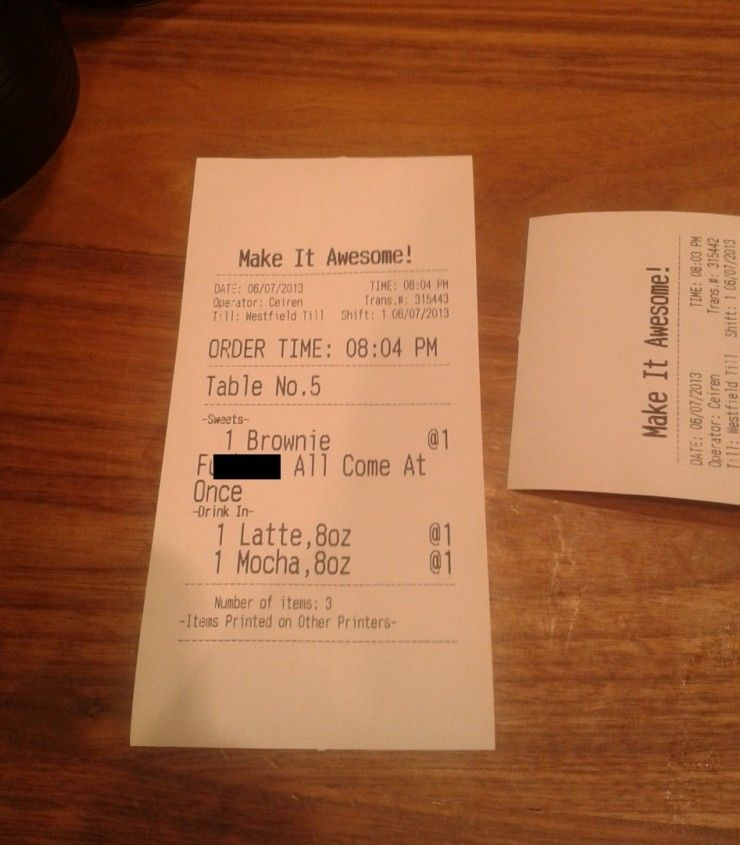
#> input picture images/test1.jpg, 740 x 845 px, found by its file name
$ python scan.py   (Python 2 division)
#> lines starting #> are read from the running program, lines starting #| are printed output that depends on the picture; after the words box and inside, x2 and y2 are one past the last pixel; in counts of white or black regions, pixels touching at a corner belong together
### rectangles.py
import numpy as np

def rectify(h):
    h = h.reshape((4,2))
    hnew = np.zeros((4,2),dtype = np.float32)

    add = h.sum(1)
    hnew[0] = h[np.argmin(add)]
    hnew[2] = h[np.argmax(add)]

    diff = np.diff(h,axis = 1)
    hnew[1] = h[np.argmin(diff)]
    hnew[3] = h[np.argmax(diff)]

    return hnew

### scan.py
import cv2
import numpy as np
import rectangles
import matplotlib.pyplot as plt

ig= cv2.imread('H:\\PyScanner\\images\\test1.jpg')
#> ig is the input picture: shape (845, 740, 3); mean B, G, R 60.9, 97, 157.4

ig= cv2.resize(ig, (1500, 880))
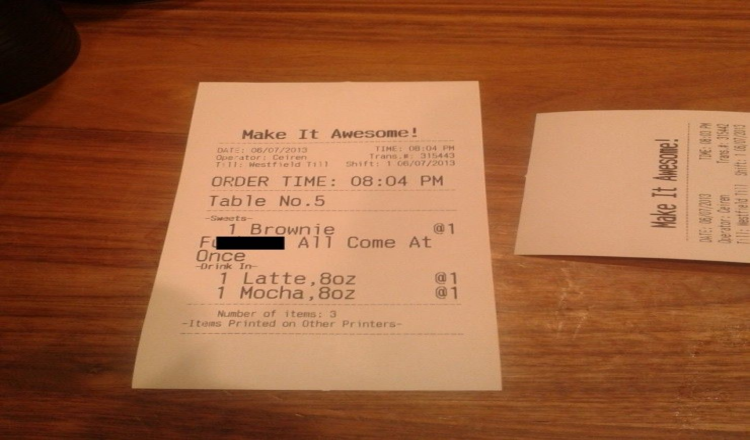
#> ig: shape (880, 1500, 3) (shown at 1/2 size); mean B, G, R 60.8, 96.9, 157.2
orig = ig.copy()

gray_scaled = cv2.cvtColor(ig, cv2.COLOR_BGR2GRAY)
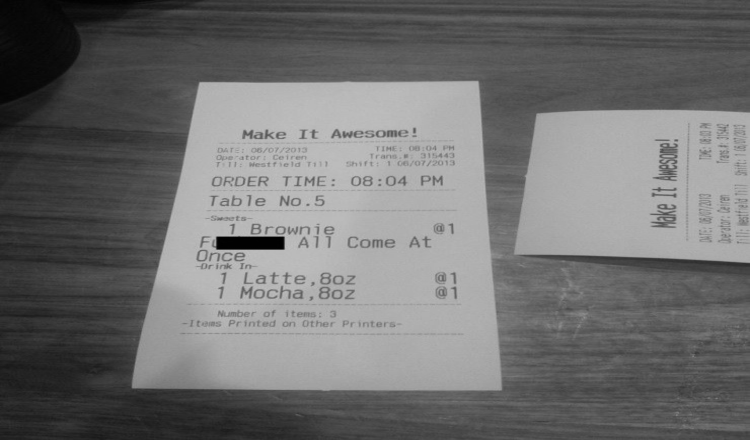
#> gray_scaled: shape (880, 1500) (shown at 1/2 size); min 0, max 201, mean 110.8
blurred = cv2.GaussianBlur(gray_scaled, (5, 5), 0)

cny = cv2.Canny(blurred, 0, 50)
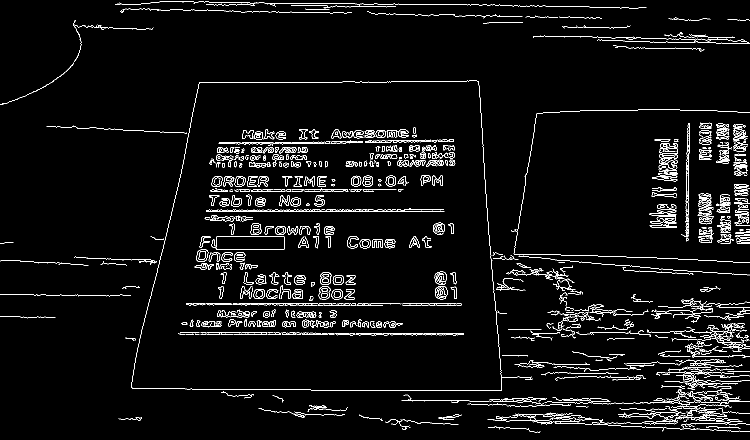
#> cny: shape (880, 1500) (shown at 1/2 size); 4.1% white in thin lines or dots
orig_edged = cny.copy()

(contours, _) = cv2.findContours(cny, cv2.RETR_LIST, cv2.CHAIN_APPROX_NONE)
#> contours = 1258 contours, 757 with area under 20; largest, box (x1, y1, x2, y2) and area: (263, 161, 1066, 782) 399706, (263, 161, 1004, 782) 399699, (423, 472, 570, 500) 3566, (431, 472, 570, 500) 3554, (412, 416, 889, 424) 911
contours = sorted(contours, key=cv2.contourArea, reverse=True)

for c in contours:
    p = cv2.arcLength(c, True)
    approx = cv2.approxPolyDP(c, 0.02 * p, True)

    if len(approx) == 4:
        target = approx
        break
#> this loop made 2 passes
#> (p, target) on pass 2: (2641.3, [[957, 164], [1002, 780], [263, 774], [400, 164]])
#> p on pass 1: 2812.3
print target
#| [[[ 957  164]]
#|  [[1002  780]]
#|  [[ 263  774]]
#|  [[ 400  164]]]
print target.shape
#| (4, 1, 2)
approx = rectangles.rectify(target)
#> in rectify, `h = h.reshape((4,2))`: h = [[957, 164], [1002, 780], [263, 774], [400, 164]]
#> in rectify, `add = h.sum(1)`: add = [1121, 1782, 1037, 564]
#> in rectify, `diff = np.diff(h,axis = 1)`: diff = [-793, -222, 511, -236]
#> approx = [[400, 164], [957, 164], [1002, 780], [263, 774]]
print '\n--------------------------------------------------------------\n'
print approx
#| [[ 400.  164.]
#|  [ 957.  164.]
#|  [1002.  780.]
#|  [ 263.  774.]]
print approx.shape
#| (4, 2)
pts2 = np.float32([[0,0],[800,0],[800,800],[0,800]])
print '\n--------------------------------------------------------------\n'
print pts2
M = cv2.getPerspectiveTransform(approx, pts2)
#> M = [[1.6, 0.358, -697.2], [-5.67e-17, 1.92, -314.6], [1.47e-05, 0.000593, 1]]
dst = cv2.warpPerspective(orig, M, (800,800))
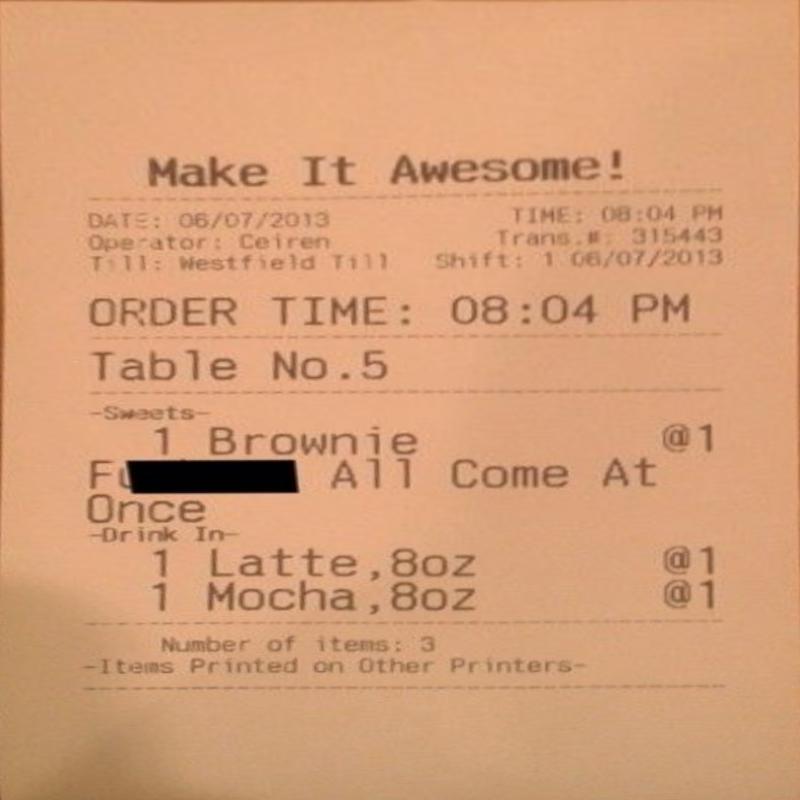
#> dst: shape (800, 800, 3); mean B, G, R 120.7, 159.4, 213.5

dst = cv2.cvtColor(dst, cv2.COLOR_BGR2GRAY)
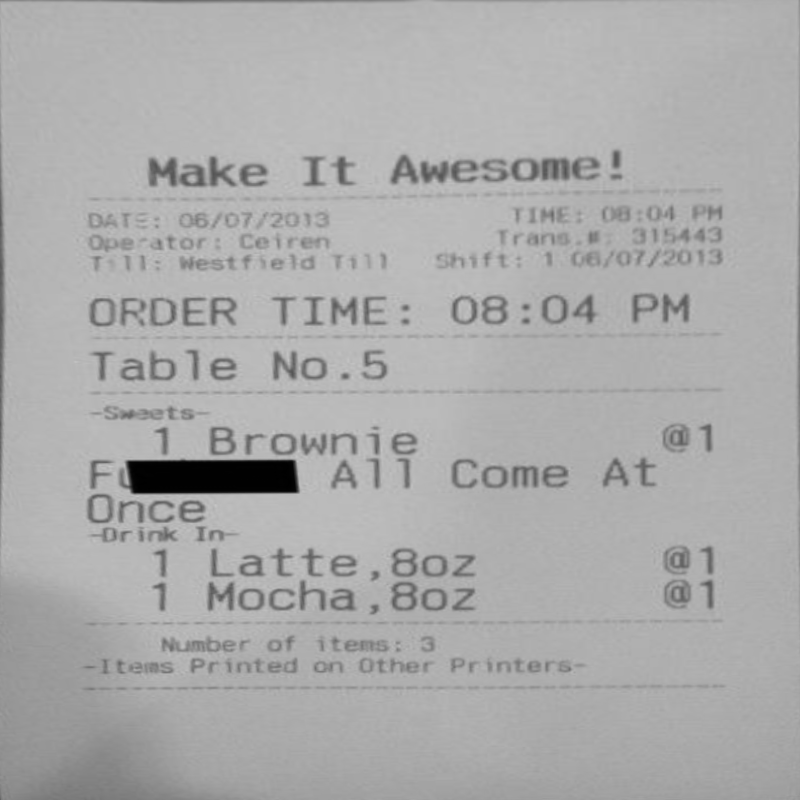
#> dst: shape (800, 800); min 0, max 198, mean 171.2

cv2.imshow("dst.jpg", dst)
cv2.waitKey(0)
cv2.destroyAllWindows()

$ run again, with images/test2.jpg copied over images/test1.jpg
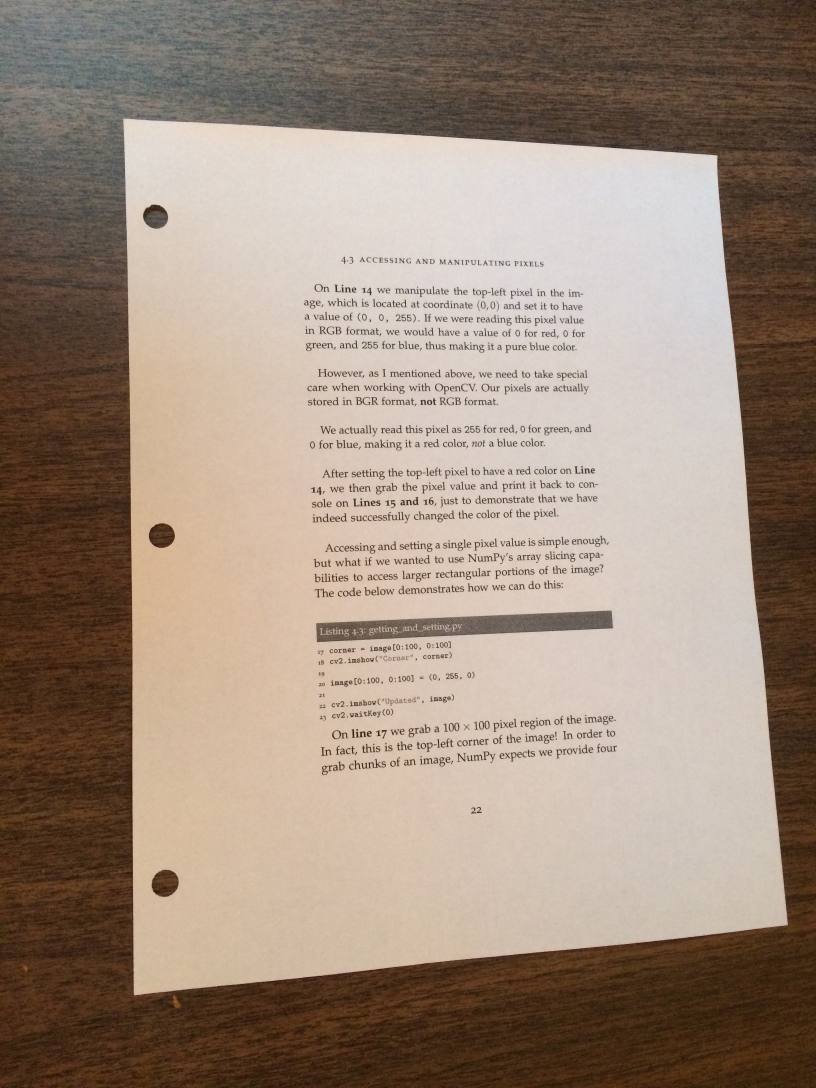
#> input picture images/test2.jpg, 2448 x 3264 px, found by its file name (shown at 1/3 size)
#> ig is the input picture: shape (3264, 2448, 3); mean B, G, R 123.7, 138.6, 156.7
#> ig: shape (880, 1500, 3)
#> `cny = cv2.Canny(blurred, 0, 50)`:
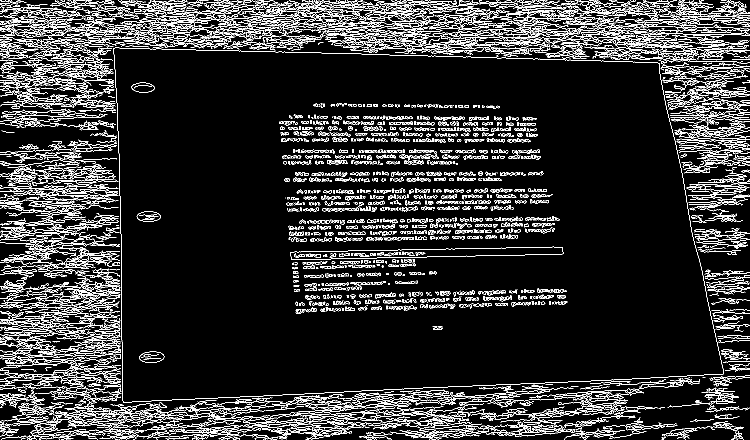
#> cny: shape (880, 1500) (shown at 1/2 size); 11.7% white in thin lines or dots
#> contours = 4410 contours, 3259 with area under 20; largest, box (x1, y1, x2, y2) and area: (227, 95, 1448, 806) 762020, (227, 95, 1448, 806) 762018, (581, 493, 1127, 520) 8128, (581, 493, 1127, 520) 8126, (720, 821, 959, 853) 902
#> the loop `for c in contours:` made 1 pass
#> (p, target) on pass 1: (3756.4, [[227, 96], [246, 804], [1447, 747], [1318, 126]])
#| [[[ 227   96]]
#|  [[ 246  804]]
#|  [[1447  747]]
#|  [[1318  126]]]
#| (4, 1, 2)
#> h = [[227, 96], [246, 804], [1447, 747], [1318, 126]]
#> add = [323, 1050, 2194, 1444]
#> diff = [-131, 558, -700, -1192]
#> `approx = rectangles.rectify(target)`: approx = [[227, 96], [1318, 126], [1447, 747], [246, 804]]
#| [[ 227.   96.]
#|  [1318.  126.]
#|  [1447.  747.]
#|  [ 246.  804.]]
#| (4, 2)
#> M = [[0.644, -0.0173, -144.4], [-0.0345, 1.25, -112.5], [-0.000109, 0.000168, 1]]
#> `dst = cv2.cvtColor(dst, cv2.COLOR_BGR2GRAY)`:
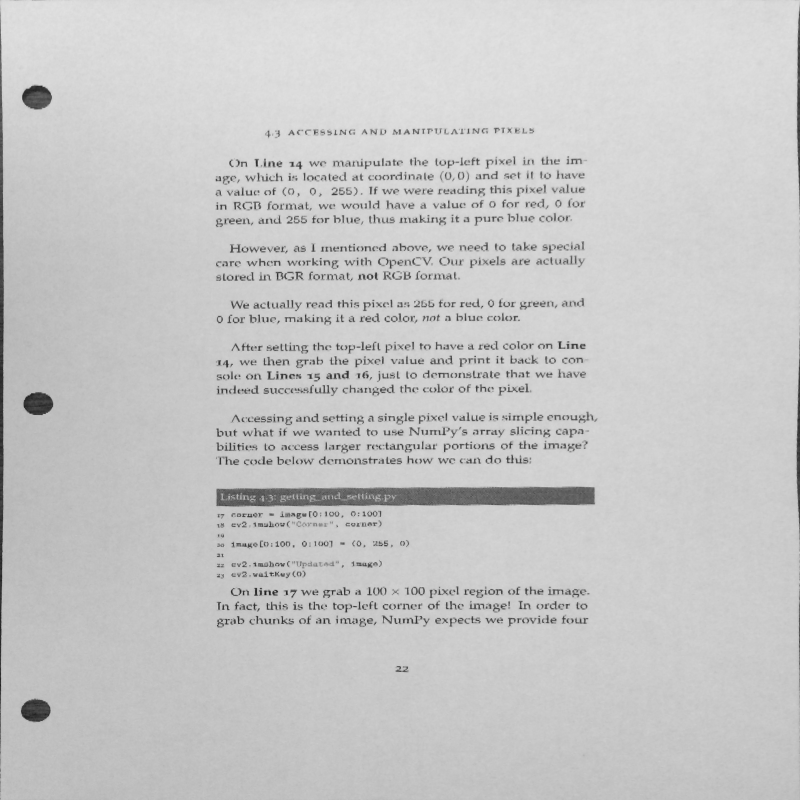
#> dst: shape (800, 800); min 30, max 227, mean 199.3
